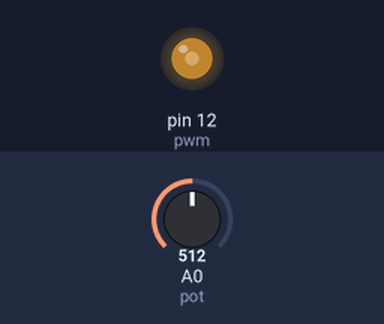
Bench run of a sketch on a simulated Arduino Uno, built with avr-gcc and run on an emulated ATmega328P. Parts: output pins drawn as LEDs (lit = HIGH). The test bench sets the inputs (shaded band); at power-on: A0 (pot) = 512.

Above: at 1.2 s.
1.3 s: A0 (pot) set to 1023
At 1.54 s:
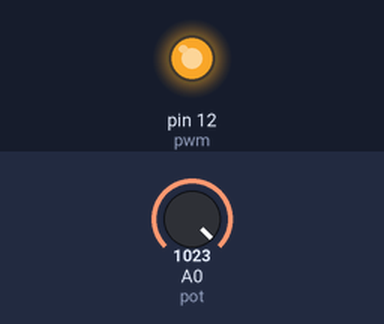
4.3 s: A0 (pot) set to 982
At 4.9 s:
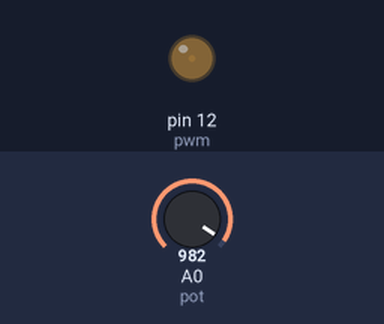
Timing chart, 0 to 7.3 s (numbered marks = the images above; inputs shaded):
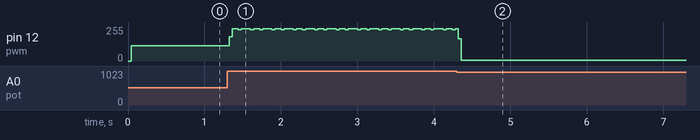

The sketch:

pwm_led.ino
```cpp
/*----------------------------------------------------------------------------
 * Author: Eshwar jorvekar
 * Created on 17 September, 2017
 * Description: led on PMW control
 *----------------------------------------------------------------------------*/


int pwm = 12; // assigns pin 12 to variable pwm
int pot = A0; // assigns analog input A0 to variable pot
int t1 = 0;   // declares variable t1
int t2 = 0;   // declares variable t2
void setup()  // setup loop
{
  pinMode(pwm, OUTPUT); // declares pin 12 as output
  pinMode(pot, INPUT);  // declares pin A0 as input
}
void loop()
{
  t2= analogRead(pot); // reads the voltage at A0 and saves in t2
  t1= 1000-t2;         // subtracts t2 from 1000 ans saves the result in t1
  digitalWrite(pwm, HIGH); // sets pin 12 HIGH
  delayMicroseconds(t1);   // waits for t1 uS (high time)
  digitalWrite(pwm, LOW);  // sets pin 12 LOW
  delayMicroseconds(t2);   // waits for t2 uS (low time)
}
```

Measured:
- the behaviour switches between 1001 and 1000 on A0 (pot) (found by bisection; images 1 and 2)
- after the input at 1.3 s, pin 12 (pwm): 113/255 → 181/255 at once, then repeats every 0.28 s: 241/255 0.08 s, 233/255 0.04 s, 241/255 0.12 s, 235/255 0.04 s
